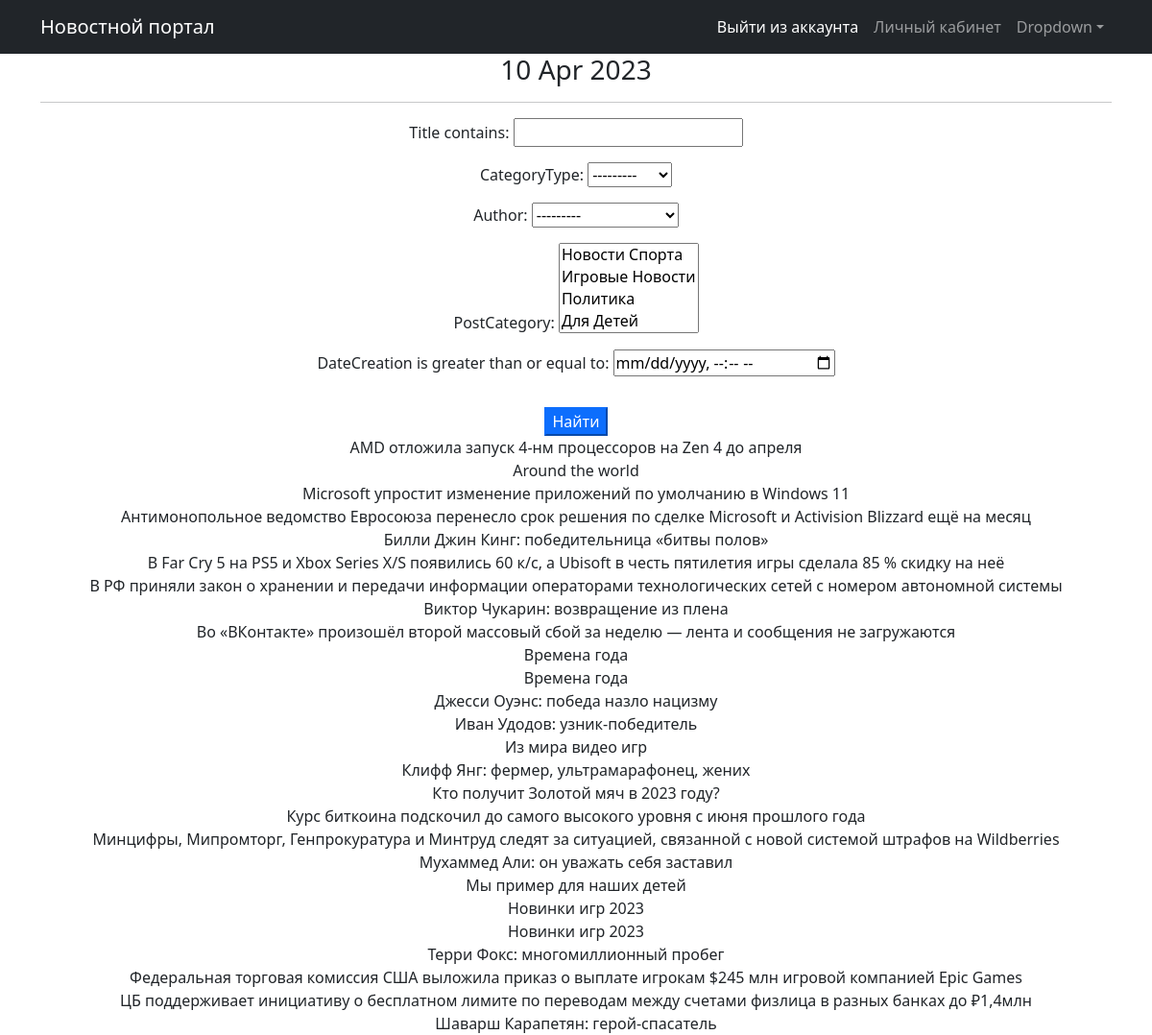
Before: /news/search with the older database file.
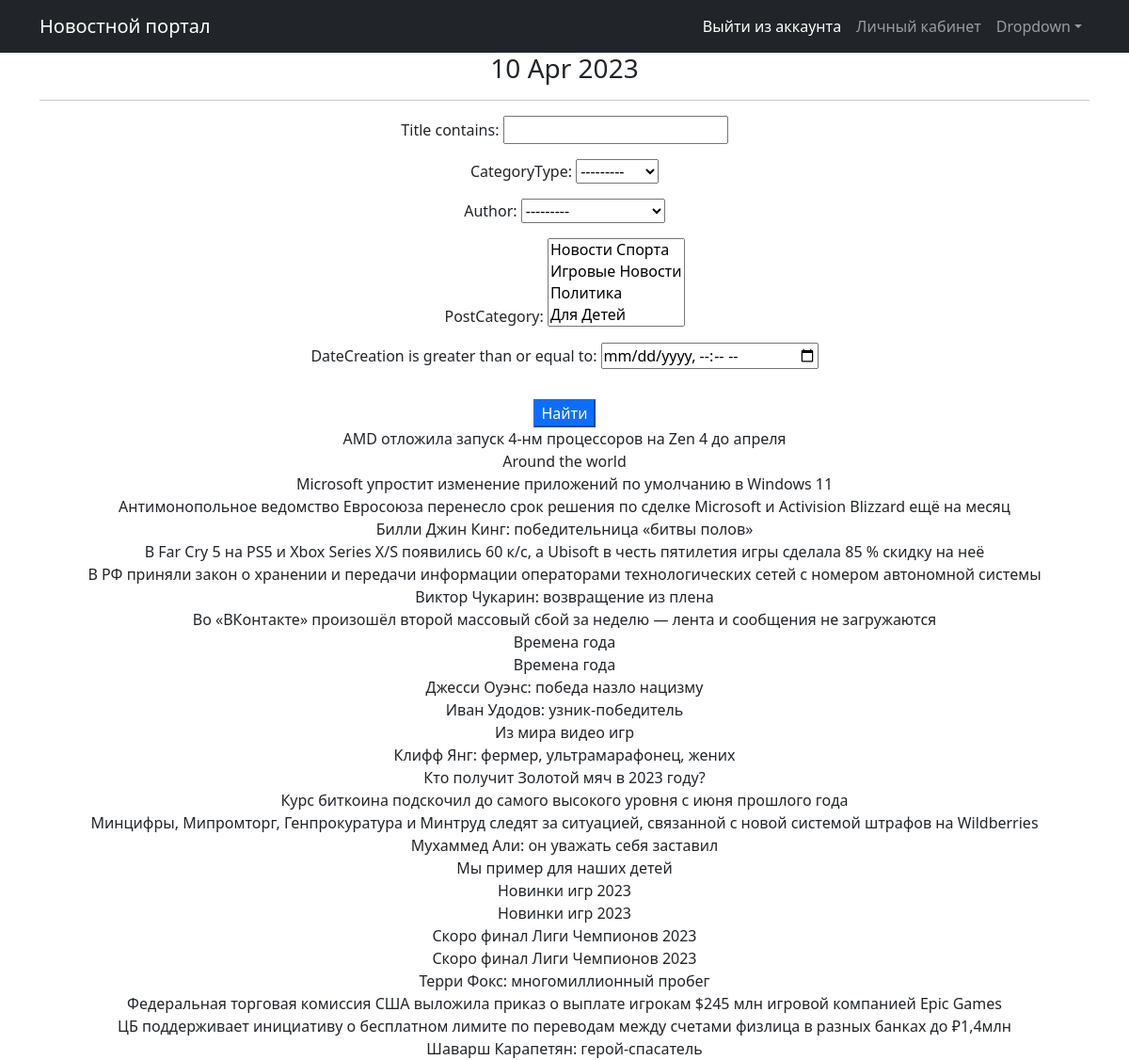
After: the same page with the newer database file.
### news/models.py (models this page shows, shortened)
class Post(models.Model):
    author = models.ForeignKey(Author, on_delete=models.CASCADE)
    NEWS = 'NW'
    ARTICLE = 'AR'
    CATEGORY_CHOICES = (
        (NEWS, 'Новость'),
        (ARTICLE, 'Статья'),
    )
    categoryType = models.CharField(max_length=2, choices=CATEGORY_CHOICES, default=ARTICLE)
    dateCreation = models.DateTimeField(auto_now_add=True)
    postCategory = models.ManyToManyField(Category, through='PostCategory')
    title = models.CharField(max_length=128)
    text = models.TextField()
    rating = models.SmallIntegerField(default=0)

### news/views.py (the view)
# urls.py: path('search', NewsSearch.as_view(), name='news_search'),
class NewsSearch(ListView):
    model = Post
    ordering = 'title'
    template_name = 'search.html'
    context_object_name = 'search'
    def get_queryset(self):
        queryset = super().get_queryset()
        self.filterset = NewsFilter(self.request.GET, queryset)
        return self.filterset.qs
    def get_context_data(self, **kwargs):
        context = super().get_context_data(**kwargs)
        context['filterset'] = self.filterset
        context['time_now'] = datetime.utcnow()
        return context

### news/models.py (called while the page is built)
    def __str__(self):
        return self.authorUser.username

    def __str__(self):
        return self.name.title()

### news/templatetags/custom_tags.py (called while the page is built)
@register.simple_tag()
def current_time(format_string='%b %d %Y'):
    return datetime.utcnow().strftime(format_string)

### templates/search.html (shortened to what this page needs)
{% extends 'flatpages/default.html' %}
{% load custom_filters %}
{% load custom_tags %}
{% block content %}
    <h3>{% current_time '%d %b %Y' %}</h3>
    <hr>
    <form action="" method="get" >
        {{ filterset.form.as_p }}
        <input type="submit" class="mt-3 btn-primary" value="Найти" />
    </form>
    {% for obj in filterset.qs %}
        {{ obj.title }}<br />
    {% endfor %}
{% endblock content %}

Changed rows visible on the page:
added Post: title "Скоро финал Лиги Чемпионов 2023"
added Post: title "Скоро финал Лиги Чемпионов 2023"
